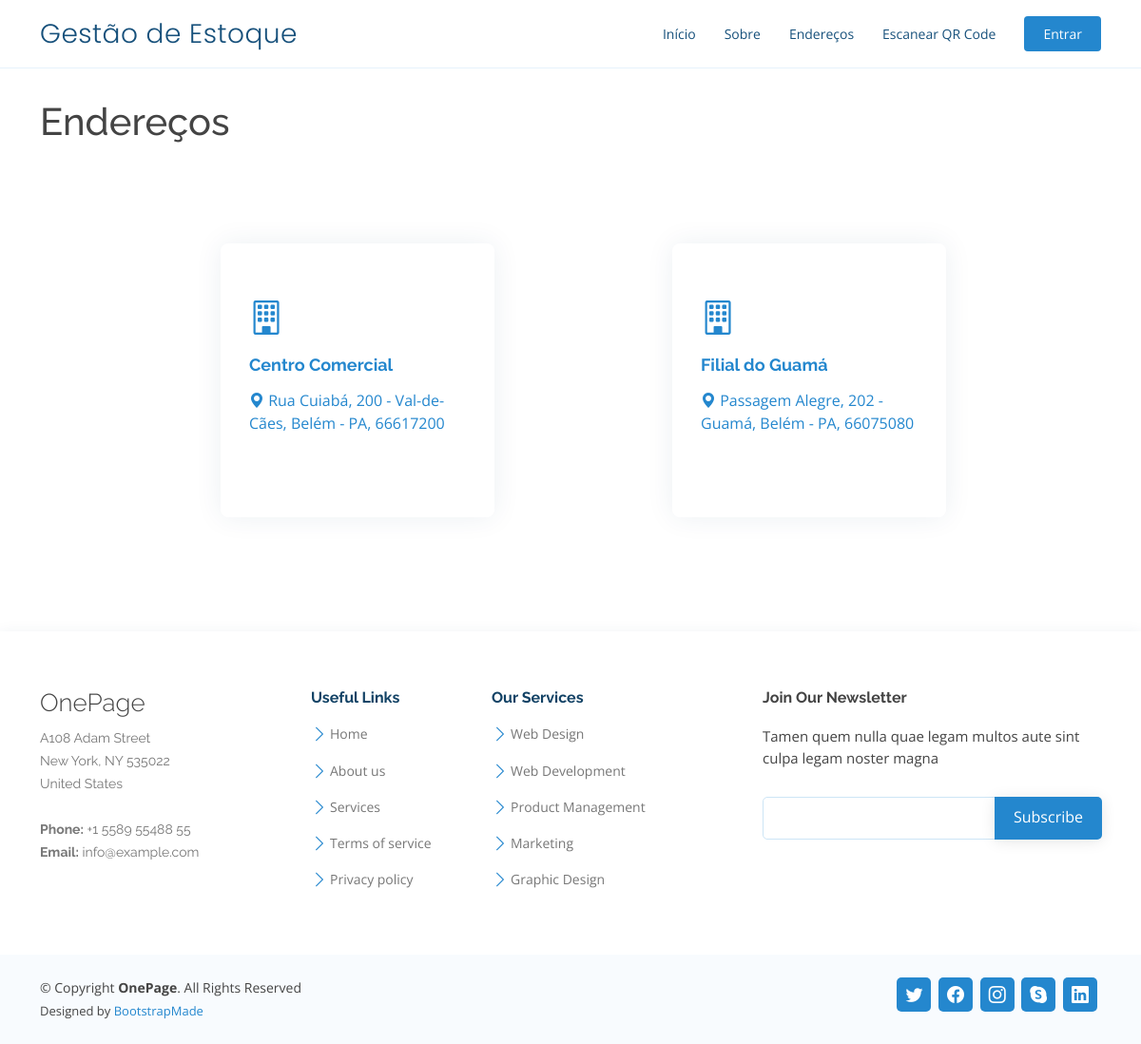
The app's page /enderecos/ with its own data.
### inventory_management/models.py (models this page shows, shortened)
class Building(models.Model):
    id = models.UUIDField(primary_key=True, default=uuid.uuid4, editable=False)
    name = models.CharField("Nome do Prédio", max_length=100)
    cep = models.CharField("CEP", max_length=8)
    street = models.CharField("Rua", max_length=100)
    number = models.CharField("Número", max_length=10)
    complement = models.CharField("Complemento", max_length=100)
    neighborhood = models.CharField("Bairro", max_length=100)
    city = models.CharField("Cidade", max_length=100)
    state = models.CharField("Estado (UF)", max_length=2)
    slug = models.SlugField("Slug", max_length=100, blank=True, null=True, editable=False)
    def full_address(self):
        return f"{self.street}, {self.number} - {self.neighborhood}, {self.city} - {self.state}, {self.cep}"
    class Meta:
        verbose_name_plural = "Prédios"
        verbose_name = "Prédio"

### inventory_management/views.py (the view)
# urls.py: path('enderecos/', AdressesView.as_view(), name='adresses'),
class AdressesView(ListView):
    model = Building
    template_name = 'adresses.html'
    context_object_name = 'adresses'

### inventory_management/templates/adresses.html
{% extends 'base.html' %}
{% block content %}
<div class="row py-3">
    <div class="col-12">
        <h1>Endereços</h1>
        <div class="row icon-boxes justify-content-evenly">
            {% if adresses %}
            {% for address in adresses %}
            <div class="col-md-6 col-lg-3 d-flex align-items-stretch mb-5 mb-lg-0" data-aos="zoom-in"
                data-aos-delay="200">
                <a href="{% url 'inventory_management:address_detail' address.slug %}" class="d-flex align-items-stretch mb-5 mb-lg-0">
                    <div class="icon-box square-icon-box">
                        <div class="icon"><i class="bi bi-building"></i></div>
                        <h4 class="title">{{ address.name }}</h4>
                        <p class="description">
                            <address><i class="bi bi-geo-alt-fill"></i> {{ address.full_address }}</address>
                        </p>
                    </div>
                </a>
            </div>
            {% endfor %}
            {% else %}
            <p>Nenhum endereço cadastrado.</p>
            {% endif %}
        </div>
    </div>
</div>
{% endblock content %}

### static/OnePage/assets/css/style.css (style rules this page uses)
body { font-family: "Open Sans", sans-serif; color: #444444; }
a { color: #2487ce; text-decoration: none; }
h1, h2, h3, h4, h5, h6 { font-family: "Raleway", sans-serif; }
.icon-boxes { margin-top: 6.5rem; margin-bottom: 6.5rem; }
.icon-box { padding: 50px 30px; position: relative; overflow: hidden; background: #fff; box-shadow: 0 0 29px 0 rgba(18, 66, 101, 0.08); transition: all 0.3s ease-in-out; border-radius: 8px; z-index: 1; }
.square-icon-box { width: 18rem; aspect-ratio: 1/1; }
.icon-box .title { font-weight: 700; margin-bottom: 15px; font-size: 18px; }
.icon-box .description { font-size: 15px; line-height: 28px; margin-bottom: 0; }
.icon-box .icon { margin-bottom: 20px; padding-top: 10px; display: inline-block; transition: all 0.3s ease-in-out; font-size: 36px; line-height: 1; color: #2487ce; }

### templates/base.html (style rules this page uses)
body { min-height: 100vh; }

### records on screen
Building: name "Centro Comercial", full_address "Rua Cuiabá, 200 - Val-de-Cães, Belém - PA, 66617200"
Building: name "Filial do Guamá", full_address "Passagem Alegre, 202 - Guamá, Belém - PA, 66075080"
